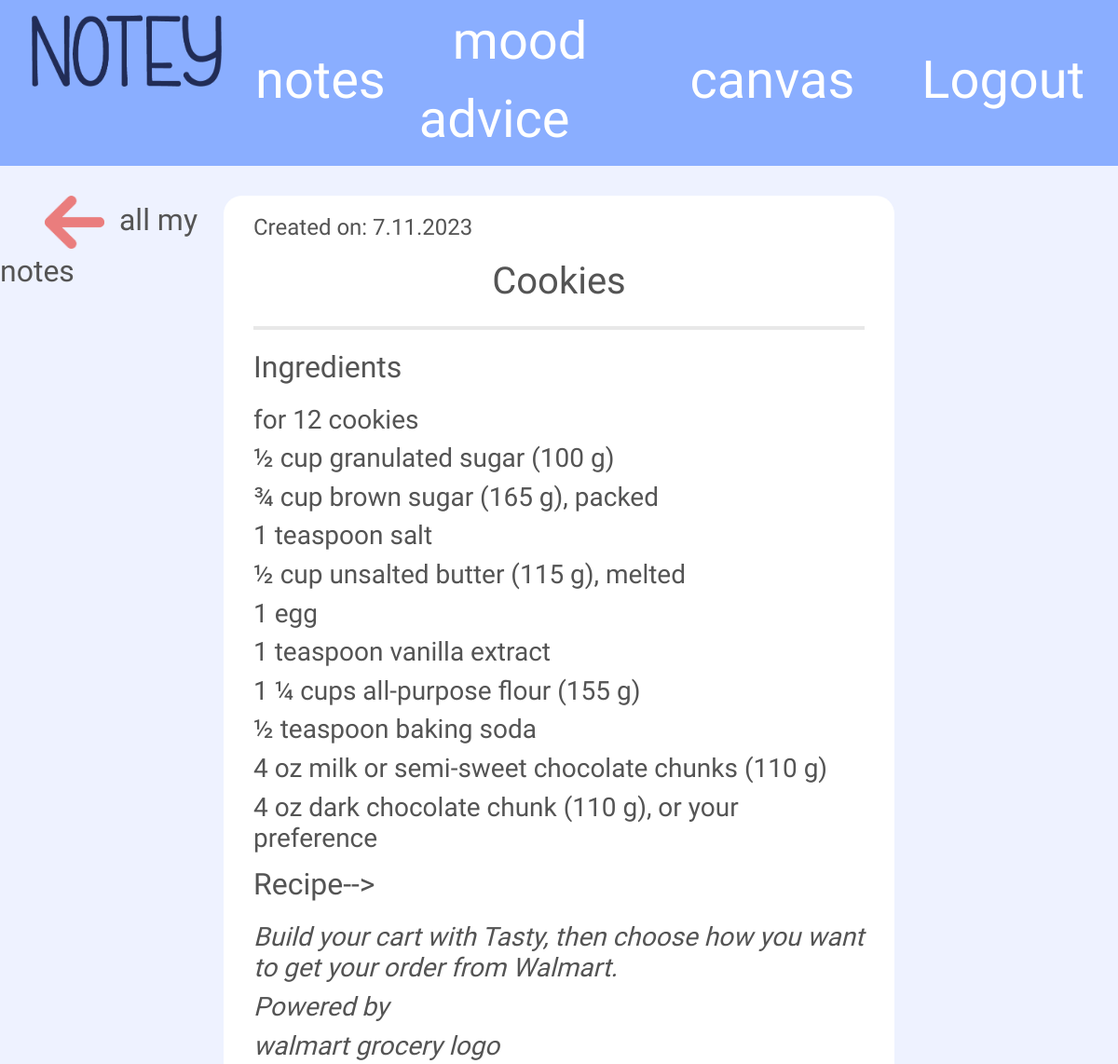
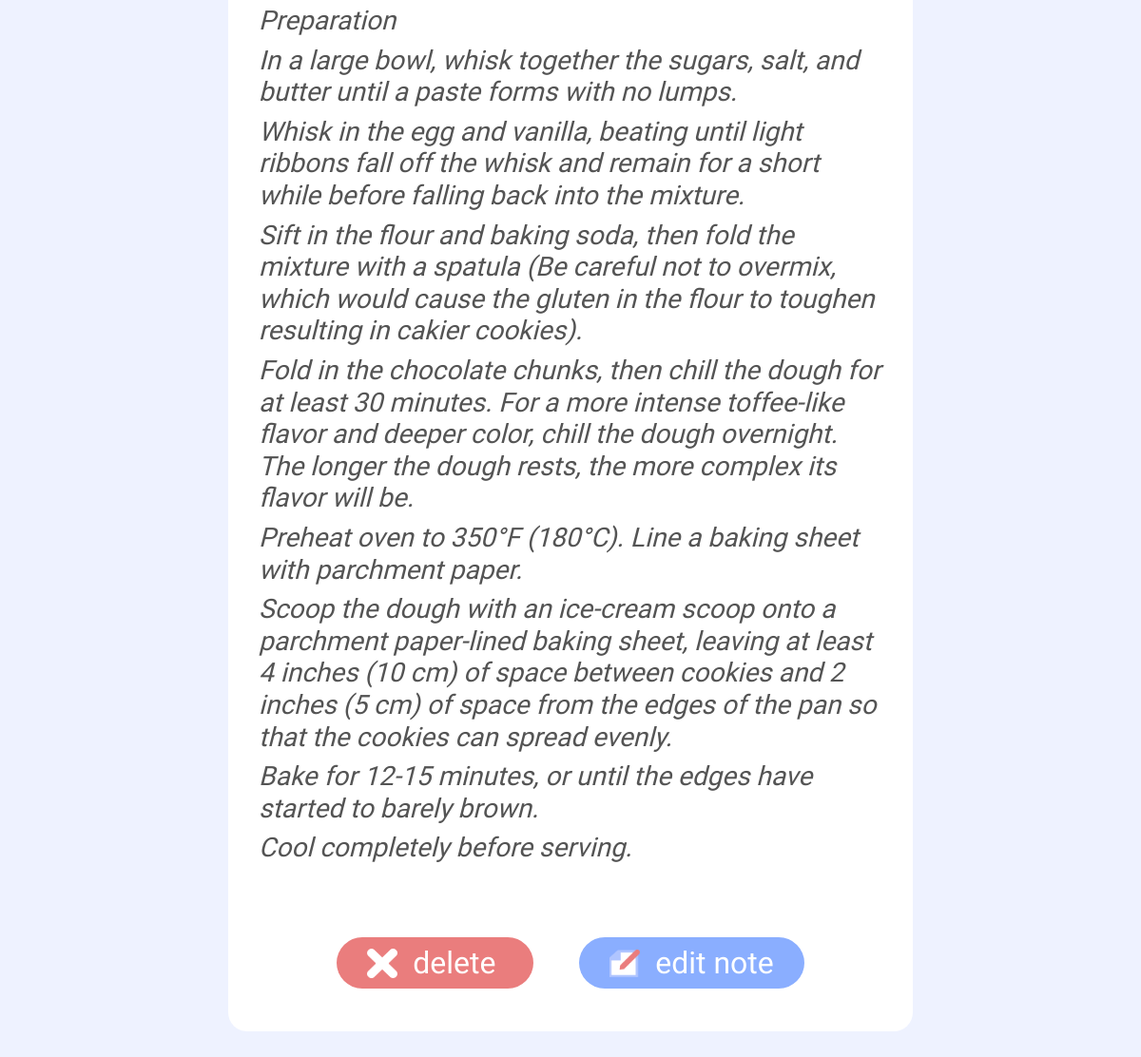
Page /note/17/ (signed in) on the committed database (2 pictures, top to bottom).
### notey_app/models.py (models this page shows, shortened)
class Note(models.Model):
    create_date = models.DateTimeField(default=timezone.now)
    category = models.CharField(max_length=100)
    title = models.CharField(max_length=225)
    text = models.TextField(blank=True, null=True)
    author = models.ForeignKey(User, on_delete=models.CASCADE, null=True, blank=True)

### notey_app/views.py (the view)
# urls.py: path('note/<int:pk>/', views.NoteDetailView.as_view(), name='note_detail'),
class NoteDetailView(DetailView):
    model = Note
    template_name = 'notey_app/note_detail.html'
    def get_queryset(self):
        return Note.objects.filter(author=self.request.user)

### notey_app/context_processors.py (called while the page is built)
def mood_context(request):
    mood = None
    if request.user.is_authenticated:
        today_date = date.today()
        mood_record = Mood.objects.filter(author=request.user, mood_date=today_date).first()
        mood = 'mood_advice' if mood_record else 'mood'
    return {'mood': mood}

### notey_app/templates/notey_app/note_detail.html
{% extends "notey_app/base.html" %}
{% block body_block %}
<div class="color_text patric-font base-container normal-text">
    <div class="back-text-button">
        <a class="hover-pink ms-5 text-decoration-none" href="{% url 'notey_app:all_notes' %}">
            <img class="back-icon me-2 " src="/static/icons/back-pink.png" alt="Go back to all notes arrow">
                 all my notes
        </a>
    </div>
    <div class="note text-limit">
        <div class="gr-line">
            <p class="text-start fs-4">Created on: {{ object.create_date|date:"j.n.Y" }}</p>
            <h1 class="text-center">{{ object.title }}</h1>
        </div>
        <div class="wrapped-text">
            <p>
                {{ object.text|safe|linebreaksbr }}
            </p>
        </div>
        <div class="bar-button text-center ">
            <a class="button-pink white-hvr" href="{% url 'notey_app:note_delete' pk=object.pk %}">
                <img class="cross-s-icon me-2 mb-1" src="/static/icons/cross-white.png" alt="delete cross icon">
                    delete
            </a>
            <a class="button-edit white-hvr" href="{% url 'notey_app:note_edit' pk=object.pk %}">
                <img class="cross-s-icon me-2 mb-1" src="/static/icons/edit.png" alt="delete cross icon">
                    edit note
            </a>
        </div>
    </div>
</div>
{% endblock %}

### static/css/style.css (style rules this page uses)
body { font-family: 'Patrick Hand', cursive; background: #EEF2FF; }
.color_text { color: #545454; }
.patric-font { font-family: 'Patrick Hand', cursive; }
.normal-text { font-size: 2em; }
.back-icon { width: 4rem; }
.cross-s-icon { width: 2rem; }
.bar-button { margin: 5rem 0 2rem 0; }
.base-container { display: grid; grid-template-columns: 1fr 2.5fr 1fr; grid-template-rows: 1fr; padding: 2rem 0 5rem 0; }
.note { background: white; padding: 1rem 2rem; border-radius: 20px; }
.button-pink { background: #EA7D7D; text-decoration: none; color: white; padding: 0.5rem 2rem; font-size: 2rem; border-radius: 40px; margin: 1rem 3rem 1rem 0; }
.button-edit { background: #8AAEFF; text-decoration: none; color: white; padding: 0.5rem 2rem; font-size: 2rem; border-radius: 40px; transition: color 0.4s ease; }
.hover-pink { color:inherit; transition: color 0.4s ease; }
.gr-line { padding: 0 0 1rem 0; margin-bottom: 1rem; border-bottom: 4px solid #e8e8e8; }
.text-limit { width: 60vw; }
.wrapped-text { max-width: 100%; word-wrap: break-word; }

### rows in the picture
Note: create_date "7.11.2023", title "Cookies", text "Ingredients for 12 cookies ½ cup granulated sugar (100 g) ¾ cup brown sugar (165 g), packed 1 teaspoon salt ½ cup unsalted butter (115 g), melted 1 egg 1 teaspoon vanilla extract 1 ¼ cups all-purpose flour (155 g) ½ teaspoon baking soda 4 oz milk or semi-sweet chocolate chunks (110 g) 4 oz dark chocolate chunk (110 g), or your preference Recipe--> Build your cart with Tasty, then choose how you want to get your order from Walmart. Powered by walmart grocery logo Preparation In a large bowl, whisk together the sugars, salt, and butter until a paste forms with no lumps. Whisk in the egg and vanilla, beating until light ribbons fall off the whisk and remain for a short while before falling…"
